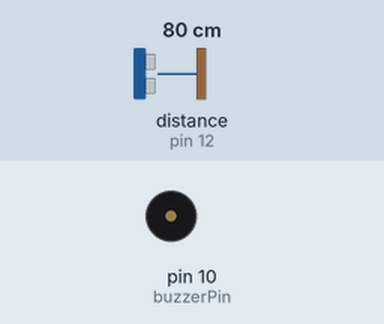
This sketch was run on a simulated Arduino Uno, built with avr-gcc and run on an emulated ATmega328P. On the bench: buzzer (waves = sounding). Wiring (inferred from the names in the program): ultrasonic range finder: trigger pin 11; echo pin 12. The inputs (shaded band) are chosen by the test bench; at power-on: distance to the obstacle (sensor on pin 12) 80 cm. The echo pulse lasts 58.3 µs per cm; what the sketch prints to the serial monitor is not drawn.

Above: at 1.2 s.
1.3 s: distance to the obstacle (sensor on pin 12) set to 29 cm
2.8 s: distance to the obstacle (sensor on pin 12) set to 24 cm
At 3.8 s:
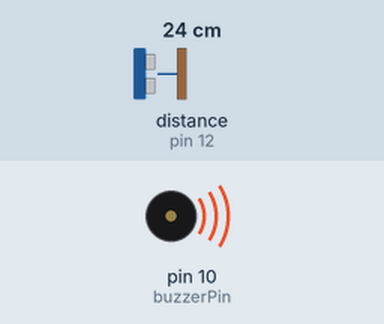
5.8 s: distance to the obstacle (sensor on pin 12) set to 35 cm
At 7.7 s:
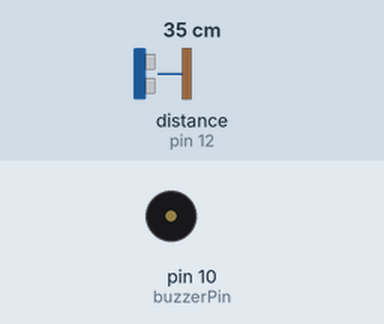
8.0 s: distance to the obstacle (sensor on pin 12) set to 2 cm
At 8.5 s:
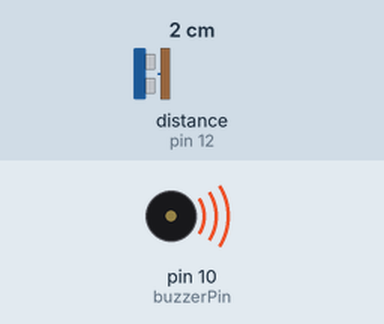
Timing chart, 0 to 12.0 s (numbered marks = the images above; inputs shaded):
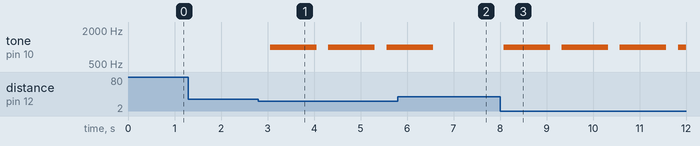

The sketch:

EchoBuzzer.ino
```cpp
int ledPin      =  9;
int buzzerPin   = 10;   // Buzzer
int trigPin     = 11;   // Trigger
int echoPin     = 12;   // Echo
long duration   =  0;
long cm         =  0;
long inches     =  0;

void clearScreen() {

    Serial.write(27);       // ESC command
    Serial.print("[2J");    // clear screen command
    Serial.write(27);
    Serial.print("[H");     // cursor to home command
}

void setupEchoSensor() {

    // The sensor is triggered by a HIGH pulse of 10 or more microseconds.
    // Give a short LOW pulse beforehand to ensure a clean HIGH pulse:
    digitalWrite(trigPin, LOW);
    delayMicroseconds(5);
    digitalWrite(trigPin, HIGH);
    delayMicroseconds(10);
    digitalWrite(trigPin, LOW);
}

void printProximity() {

    Serial.print("Proximity: (");
    Serial.print(inches);
    Serial.print(" in, ");
    Serial.print(cm);
    Serial.print(" cm)");
    Serial.println();
}

void soundBuzzer() {

    Serial.println("Too Close For Comfort!!");
    tone(buzzerPin, 1000);  //Send 1Khz sound signal
    digitalWrite(ledPin, HIGH);
    delay(1000);            //for 1 second
    noTone(buzzerPin);      //stop sound
    digitalWrite(ledPin, LOW);
}

void setup() {

    //Serial Port begin
    Serial.begin (9600);

    //Define inputs and outputs
    pinMode(buzzerPin, OUTPUT);
    pinMode(trigPin, OUTPUT);
    pinMode(echoPin, INPUT);
}

void loop() {

    setupEchoSensor();

    // Read the signal from the sensor: a HIGH pulse whose
    // duration is the time (in microseconds) from the sending
    // of the ping to the reception of its echo off of an object.

    pinMode(echoPin, INPUT);
    duration = pulseIn(echoPin, HIGH);

    // Convert the time into a distance
    cm = (duration/2) / 29.1;   // Divide by 29.1 or multiply by 0.0343
    inches = (duration/2) / 74; // Divide by 74 or multiply by 0.0135

    printProximity();

    if (cm <= 25.0) {

        soundBuzzer();
    }

    delay(250);
    clearScreen();
}
```

Measured:
- the behaviour switches between 27 and 26 cm on distance to the obstacle (sensor on pin 12) (found by bisection; images 0 and 1)
- after the input at 1.3 s, every drawn part: stays the same
- after the input at 2.8 s, tone on pin 10 (buzzerPin): alternates 1000 Hz for 1.0 s and silent for 0.25 s, starting after 0.25 s
- after the input at 5.8 s, tone on pin 10 (buzzerPin): goes on until 6.6 s, then stays silent
- after the input at 8.0 s, tone on pin 10 (buzzerPin): alternates 1000 Hz for 1.0 s and silent for 0.25 s, starting after 0.08 s
